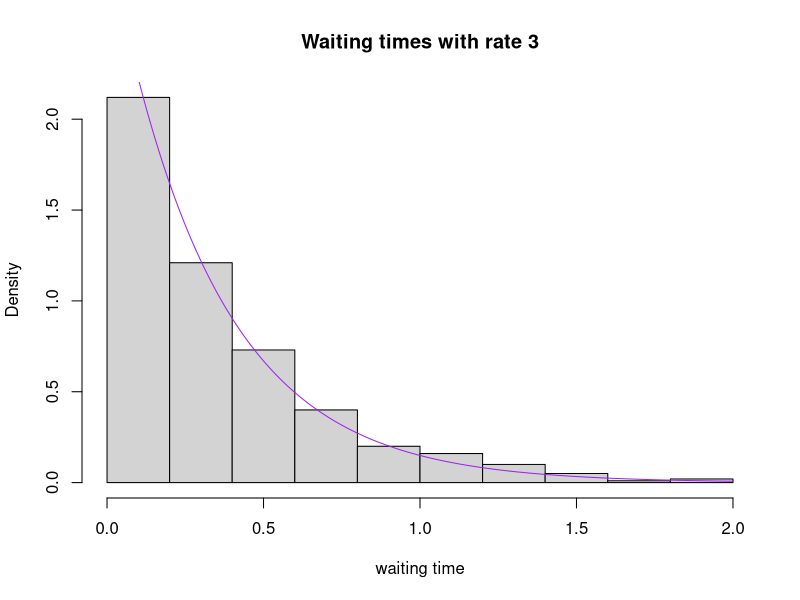
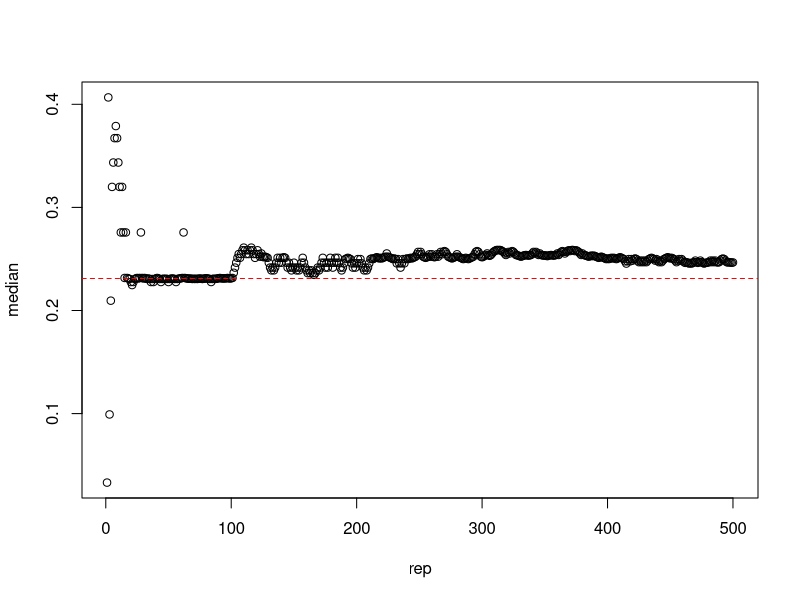

Source code (R) for these figures, in order:
# Exercise 2.14
l <- 3
# i
reps <- 500
set.seed(37)
S <- rexp(reps, l)
# ii
	# a
	hist(
		S,
		xlab="waiting time",
		main="Waiting times with rate 3",
		prob=TRUE
	)
	# b
	x <- seq(0, 2, .01)
	lines(
		x, 
		dexp(x, l), 
		type="l", 
		col="purple"
	)
# iii
	# a
	length(S[S>.5])/length(S)
	# b
	length(S[S<3])/length(S)
	# c
	(length(S[S<2.5])-length(S[S<1.5]))/length(S)
# iv
print(
	paste(
		"mean:", round(1/l, 4), "sample mean:", round(mean(S),4)
	)
)
print(
	paste(
		"SD:", round(1/l, 4), "sample SD:", round(sqrt(sum((S-mean(S))**2)/(reps-1)),4)
	)
)
print(
	paste(
		"IQR:", 
		round(qexp(.75, l)-qexp(.25, l), 4), 
		"sample IQR:", 
		round(quantile(S,.75)-quantile(S,.25),4))
)
print(
	paste(
		"95th percentile:", 
		round(qexp(.95, l),4), 
		"sample 95th percentile:", 
		round(quantile(S,.95),4)
	)
)
# v
median <- rep(0, reps)
x <- 1:reps
for (i in x){
	median[i] <- quantile(S[1:i], .5)
}
plot(x, median, xlab="rep")
abline(h=qexp(.5,l), lty=2, col="red")